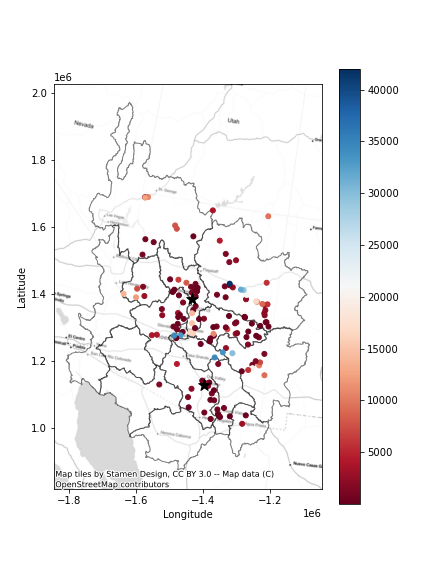

Write Python code to recreate this figure.
# %%
import matplotlib.pyplot as plt
import numpy as np
import geopandas as gpd
import fiona
from shapely.geometry import Point
import contextily as ctx
import os

# %%
# Gauges II USGS stream gauge dataset:
# https://water.usgs.gov/GIS/metadata/usgswrd/XML/gagesII_Sept2011.xml#stdorder

# Read it using geopandas
file = os.path.join('..', 'data', 'gagesII_9322_point_shapefile',
                    'gagesII_9322_sept30_2011.shp')
gages = gpd.read_file(file)

# Check the vector format of the data
gages.geom_type  # All points

# Subset grids in AZ
gages_AZ = gages[gages['STATE'] == 'AZ']

# %%
# Add two points
# UA:  32.22877495, -110.97688412
# Stream gauge:  34.44833333, -111.7891667
point_list = np.array([[-110.97688412, 32.22877495],
                       [-111.7891667, 34.44833333]])
# Make these into spatial features
point_geom = [Point(xy) for xy in point_list]

# Make a dataframe of these points
point_df = gpd.GeoDataFrame(point_geom, columns=['geometry'],
                            crs="WGS84")

# Change CRS
point_pr_gages = point_df.to_crs(gages.crs)

# %%
# HUC6
# https://viewer.nationalmap.gov/basic/?basemap=b1&category=nhd&title=NHD%20View
file = os.path.join('..', 'data', 'WBD_15_HU2_GDB', 'WBD_15_HU2_GDB.gdb')
fiona.listlayers(file)
HUC6 = gpd.read_file(file, layer="WBDHU6")
HUC6_pr_gages = HUC6.to_crs(gages.crs)

# %%
# Plot
fig, ax = plt.subplots(figsize=(6, 8))
# Layer 1
HUC6_pr_gages.plot(ax=ax, color='white', edgecolor='black',
                   linewidth=1, alpha=0.5)
# Layer 2
gages_AZ.plot(column='DRAIN_SQKM', categorical=False,
              legend=True, markersize=25, cmap='RdBu',
              ax=ax)
# Layer 3
point_pr_gages.plot(ax=ax, color='black', marker='*',
                    markersize=150)
# Layer 4
ctx.add_basemap(ax, source=ctx.providers.Stamen.TonerLite, crs=gages_AZ.crs)
# Add axes labels
ax.set_xlabel("Longitude")
ax.set_ylabel("Latitude")
# Save the figure
fig.savefig("Zhong_map.png")

# %%
